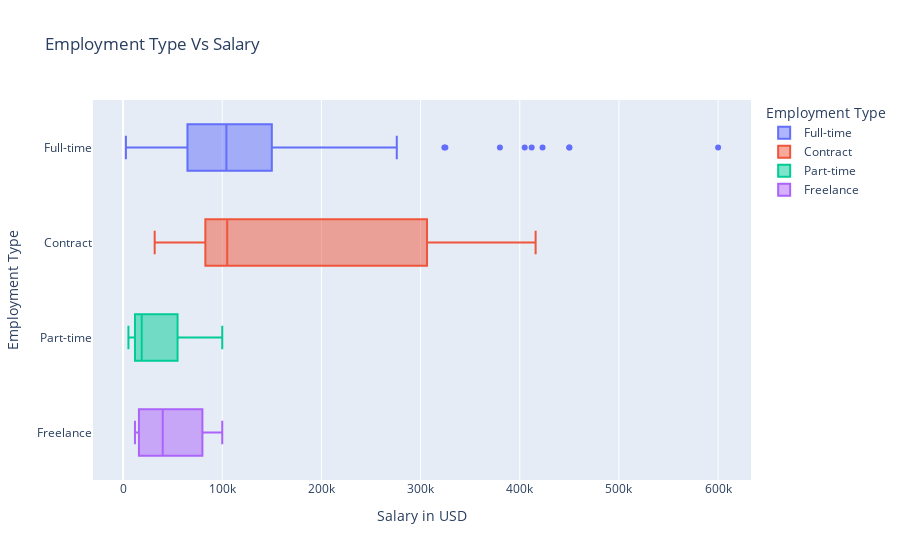

Notebook source saved alongside this figure:
### Markdown cell above
________________
Employment Type and Salary
___________

### Code cell
px.box(
    data_frame=df,
    x="salary_in_usd",
    y="employment_type",
    labels = {"employment_type": "Employment Type", "salary_in_usd": "Salary in USD"},
    color="employment_type",
    title = "Employment Type Vs Salary",
);

### Figure 1 — Plotly figure (JSON) as saved in the notebook; plotly's stock layout.template omitted (floating-point values rounded to 4 significant figures; data arrays with more than 128 entries replaced by an {"elided": "..."} marker saying what was removed)
{"data": [{"alignmentgroup": "True", "hovertemplate": "Employment Type=%{y}<br>Salary in USD=%{x}<extra></extra>", "legendgroup": "Full-time", "marker": {"color": "#636efa"}, "name": "Full-time", "notched": false, "offsetgroup": "Full-time", "orientation": "h", "showlegend": true, "type": "box", "x": {"elided": "588 int values"}, "x0": " ", "xaxis": "x", "y": {"elided": "588 str values"}, "y0": " ", "yaxis": "y"}, {"alignmentgroup": "True", "hovertemplate": "Employment Type=%{y}<br>Salary in USD=%{x}<extra></extra>", "legendgroup": "Contract", "marker": {"color": "#EF553B"}, "name": "Contract", "notched": false, "offsetgroup": "Contract", "orientation": "h", "showlegend": true, "type": "box", "x": [100000, 270000, 416000, 105000, 31875], "x0": " ", "xaxis": "x", "y": ["Contract", "Contract", "Contract", "Contract", "Contract"], "y0": " ", "yaxis": "y"}, {"alignmentgroup": "True", "hovertemplate": "Employment Type=%{y}<br>Salary in USD=%{x}<extra></extra>", "legendgroup": "Part-time", "marker": {"color": "#00cc96"}, "name": "Part-time", "notched": false, "offsetgroup": "Part-time", "orientation": "h", "showlegend": true, "type": "box", "x": [15966, 21669, 5409, 12000, 12000, 10354, 28609, 69741, 54957, 100000], "x0": " ", "xaxis": "x", "y": ["Part-time", "Part-time", "Part-time", "Part-time", "Part-time", "Part-time", "Part-time", "Part-time", "Part-time", "Part-time"], "y0": " ", "yaxis": "y"}, {"alignmentgroup": "True", "hovertemplate": "Employment Type=%{y}<br>Salary in USD=%{x}<extra></extra>", "legendgroup": "Freelance", "marker": {"color": "#ab63fa"}, "name": "Freelance", "notched": false, "offsetgroup": "Freelance", "orientation": "h", "showlegend": true, "type": "box", "x": [60000, 12000, 20000, 100000], "x0": " ", "xaxis": "x", "y": ["Freelance", "Freelance", "Freelance", "Freelance"], "y0": " ", "yaxis": "y"}], "layout": {"boxmode": "overlay", "legend": {"title": {"text": "Employment Type"}, "tracegroupgap": 0}, "title": {"text": "Employment Type Vs Salary"}, "xaxis": {"anchor": "y", "domain": [0, 1], "title": {"text": "Salary in USD"}}, "yaxis": {"anchor": "x", "categoryarray": ["Freelance", "Part-time", "Contract", "Full-time"], "categoryorder": "array", "domain": [0, 1], "title": {"text": "Employment Type"}}}}
